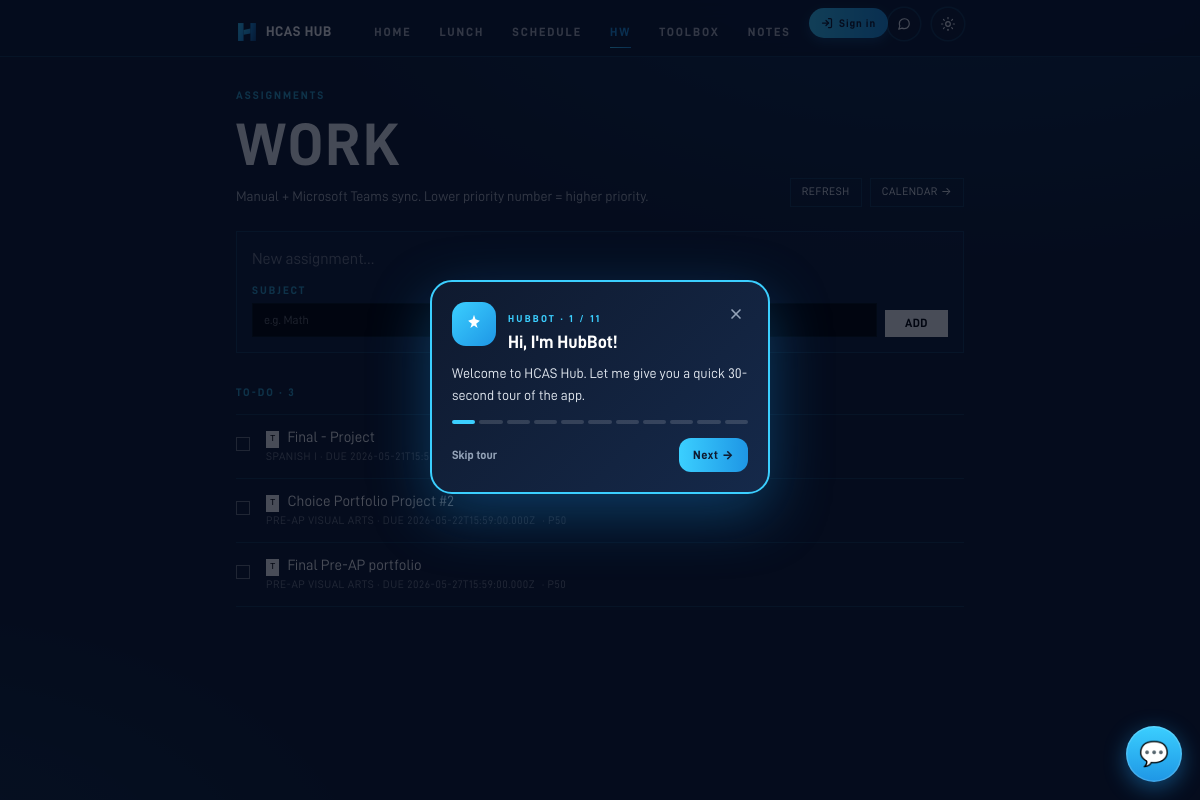
The app's page /assignments with its own data.
### tables this page shows
CREATE TABLE assignments (
            id INTEGER PRIMARY KEY AUTOINCREMENT,
            title TEXT NOT NULL,
            subject TEXT,
            due_at TEXT,
            done INTEGER NOT NULL DEFAULT 0,
            priority INTEGER DEFAULT 99,
            created_at TEXT NOT NULL DEFAULT (datetime('now'))
        , source TEXT DEFAULT 'manual', external_id TEXT, updated_at TEXT, user_id TEXT);

### main.py (the view)
@app.get("/assignments", response_class=HTMLResponse)
def assignments(request: Request):
    user = auth.current_user(request)
    uid = user["id"] if user else None
    rows = db.list_assignments(uid)
    sig = "|".join(f"{r['id']}:{r['done']}:{r['title']}:{r.get('due_at') or ''}" for r in rows)
    return render(request, "assignments.html", active="assignments",
                  assignments=rows, assignments_sig=sig)

### templates/assignments.html (shortened to what this page needs)
{% extends "base.html" %}
{% block content %}
<div class="pt-2 pb-6 flex items-end justify-between gap-4">
  <div>
    <div class="eyebrow mb-3">Assignments</div>
    <h1 class="display text-[44px] sm:text-[60px]">Work</h1>
    <p class="mt-3 text-[14px] text-ink-soft">Manual + Microsoft Teams sync. Lower priority number = higher priority.</p>
  </div>
  <div class="flex items-center gap-2 shrink-0">
    <button id="sync-refresh" type="button"
            class="hairline px-3 py-1.5 text-[11px] uppercase tracking-wider hover:bg-paper-soft">
      Refresh
    </button>
    <a href="/calendar" class="hairline px-3 py-1.5 text-[11px] uppercase tracking-wider hover:bg-paper-soft">Calendar →</a>
  </div>
</div>
<form method="post" action="/assignments/add" class="hairline p-4 mb-8 space-y-3 bg-paper-soft/40">
  <input name="title" required placeholder="New assignment…"
         class="w-full bg-transparent text-[16px] placeholder-ink-mute focus:outline-none" />
  <div class="flex flex-wrap gap-2 items-end">
    <label class="flex-1 min-w-[120px]">
      <span class="block eyebrow text-[10px] tracking-[0.18em] mb-1 text-ink-mute">Subject</span>
      <input name="subject" placeholder="e.g. Math" class="w-full bg-black hairline-soft px-3 py-2 text-[12px] placeholder-ink-mute focus:outline-none" />
    </label>
    <label class="w-20">
      <span class="block eyebrow text-[10px] tracking-[0.18em] mb-1 text-ink-mute" title="Lower number = higher priority. 1 is top.">Priority <span class="text-ink-soft normal-case tracking-normal">(1 = top)</span></span>
      <input name="priority" type="number" min="1" max="99" value="3"
             title="1 = highest priority, 99 = lowest"
             class="w-full bg-black hairline-soft px-3 py-2 text-[12px] focus:outline-none" />
    </label>
    <label class="flex-1 min-w-[200px]">
      <span class="block eyebrow text-[10px] tracking-[0.18em] mb-1 text-ink-mute">Due date</span>
      <input id="due-at-input" name="due_at" type="text" autocomplete="off" placeholder="Pick due date…"
             class="w-full bg-black hairline-soft px-3 py-2 text-[12px] placeholder-ink-mute focus:outline-none cursor-pointer" />
    </label>
    <button class="px-5 py-2 bg-white text-black display text-[12px] tracking-wider hover:bg-ink-soft transition">Add</button>
  </div>
</form>
<link rel="stylesheet" href="https://cdn.jsdelivr.net/npm/flatpickr@4.6.13/dist/flatpickr.min.css">
{% set open = assignments | rejectattr('done') | list %}
{% set done = assignments | selectattr('done') | list %}
<section>
  <h2 class="eyebrow mb-3">To-do · {{ open|length }}</h2>
  {% if open %}
    <ul class="border-t border-line">
      {% for a in open %}
      <li class="border-b border-line py-3 flex items-start gap-4 group">
        <form method="post" action="/assignments/{{ a.id }}/toggle" class="mt-1.5">
          <button type="submit" class="w-3.5 h-3.5 border border-white/40 hover:border-white hover:bg-paper-tint transition" title="Mark done"></button>
        </form>
        <div class="flex-1 min-w-0">
          <div class="flex items-start gap-2">
            {% if a.source == 'teams' %}
              <span class="text-[9px] font-mono mt-1 px-1 py-0.5 bg-white text-black shrink-0" title="Synced from Microsoft Teams">T</span>
            {% endif %}
            <div class="text-[15px] text-white truncate">{{ a.title }}</div>
          </div>
          <div class="text-[11px] text-ink-mute uppercase tracking-wider">
            {% if a.subject %}{{ a.subject }}{% endif %}{% if a.due_at %}{% if a.subject %} · {% endif %}due {{ a.due_at }}{% endif %}
            <span class="ml-1">· P{{ a.priority }}</span>
          </div>
        </div>
        <form method="post" action="/assignments/{{ a.id }}/delete">
        </form>
      </li>
      {% endfor %}
    </ul>
  {% else %}
    <p class="text-[13px] text-ink-mute py-2">All caught up.</p>
  {% endif %}
</section>
{% endblock %}

### templates/base.html (style rules this page uses)
:root { --page-bg: #0F1A2F; --page-text: #F5F7FA; --bar-bg: rgba(15,26,47,0.85); --bar-border: rgba(59,207,255,0.16); --ink-soft: rgba(245,247,250,0.70); --ink-mute: rgba(245,247,250,0.45); --tint: rgba(21,36,65,0.55); --glow-1: rgba(30,150,229,0.18); --glow-2: rgba(59,207,255,0.10); }
html, body { background: radial-gradient(1200px 600px at 80% -10%, var(--glow-1), transparent 60%), radial-gradient(900px 500px at -10% 110%, var(--glow-2), transparent 60%), var(--page-bg); color: var(--page-text); font-feature-settings: 'cv11', 'ss01', 'ss03'; -webkit-font-smoothing: antialiased; -moz-osx-font-smoothing: grayscale; -webkit-tap-highlight-color: transparent; transition: background 0.3s ease, color 0.3s ease; }
input, textarea, select { font-size: 16px; color: var(--page-text); }
.hairline { box-shadow: inset 0 0 0 1px var(--bar-border); }
.hairline-soft { box-shadow: inset 0 0 0 1px rgba(59,207,255,0.08); }
.display { font-family: "D-DIN", Inter, system-ui, sans-serif; font-weight: 700; letter-spacing: 0.04em; text-transform: uppercase; line-height: 0.95; }
.eyebrow { font-family: "D-DIN", Inter, system-ui, sans-serif; font-weight: 700; letter-spacing: 0.18em; text-transform: uppercase; font-size: 11px; color: rgba(59,207,255,0.75); }

### records on screen
assignments: source "T", title "Final - Project", subject "SPANISH I", due_at "2026-05-21T15:59:00.000Z", priority "50"
assignments: source "T", title "Choice Portfolio Project #2", subject "PRE-AP VISUAL ARTS", due_at "2026-05-22T15:59:00.000Z", priority "50"
assignments: source "T", title "Final Pre-AP portfolio", subject "PRE-AP VISUAL ARTS", due_at "2026-05-27T15:59:00.000Z", priority "50"

### other values on screen
{{ label }} "HOME" "LUNCH" "SCHEDULE" "HW" "TOOLBOX" "NOTES"
{{ open|length }} "3"
